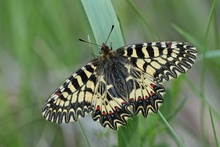
%> input picture new features/abc.jpg, 220 x 147 px, shrunk from 640 x 427 before the run
$ octave lap1.m   (GNU Octave 9; MATLAB toolbox functions it lacks are replaced by stand-ins)
%> lines starting %> are read from the running program, lines starting %| are printed output that depends on the picture
clear;
%%%%% lap1
winsize=3;
i1=imread('abc.jpg');
%> i1 is the input picture: size 147x220x3 uint8; mean R, G, B 105.3, 123.8, 91.2
%i1=double(i1);

str=i1;
i1=double(rgb2gray(i1));
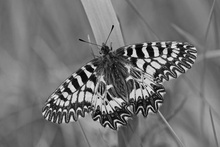
%> i1: size 147x220 double; min 0, max 252, mean 114.6
[Gx, Gy] = gradient(i1);
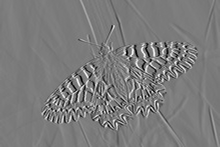
%> Gx: size 147x220 double; min -111.5, max 118, mean 0; drawn with min black and max white
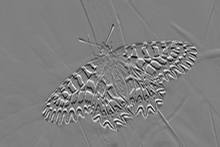
%> Gy: size 147x220 double; min -111.5, max 111.5, mean -0.1; drawn with min black and max white
temp=zeros(winsize,winsize);
Th=10;
m=[1 1 1; 1 -8 1; 1 1 1];
lapi=conv2(i1,m);
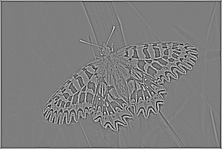
%> lapi: size 149x222 double; min -989, max 1006, mean 0; drawn with min black and max white
siz=size(lapi);
%> siz = [149 222]

for i=1:winsize:siz(1)
    for j=1:winsize:siz(2)
        if i+winsize-1<siz(1)&& j+winsize-1<siz(2)
            sum=0;
            for ii=0:winsize-1
                for jj=0:winsize-1
                    % [6 lines of commented-out code are left out]

                        sum=sum+(lapi(i+ii,j+jj)^2);

                end
            end
            ans(i:i+winsize,j:j+winsize)=sum;
        end
    end
end
%> after the loop, sum = 48066

mymin=min(ans(:));
%> mymin = 0
ans=ans-mymin;
%> ans = 0
mymax=max(ans(:));
%> mymax = 0
factor=mymax/255;
%> factor = 0
factor=factor+1;
%> factor = 1
ans=ans./factor;
